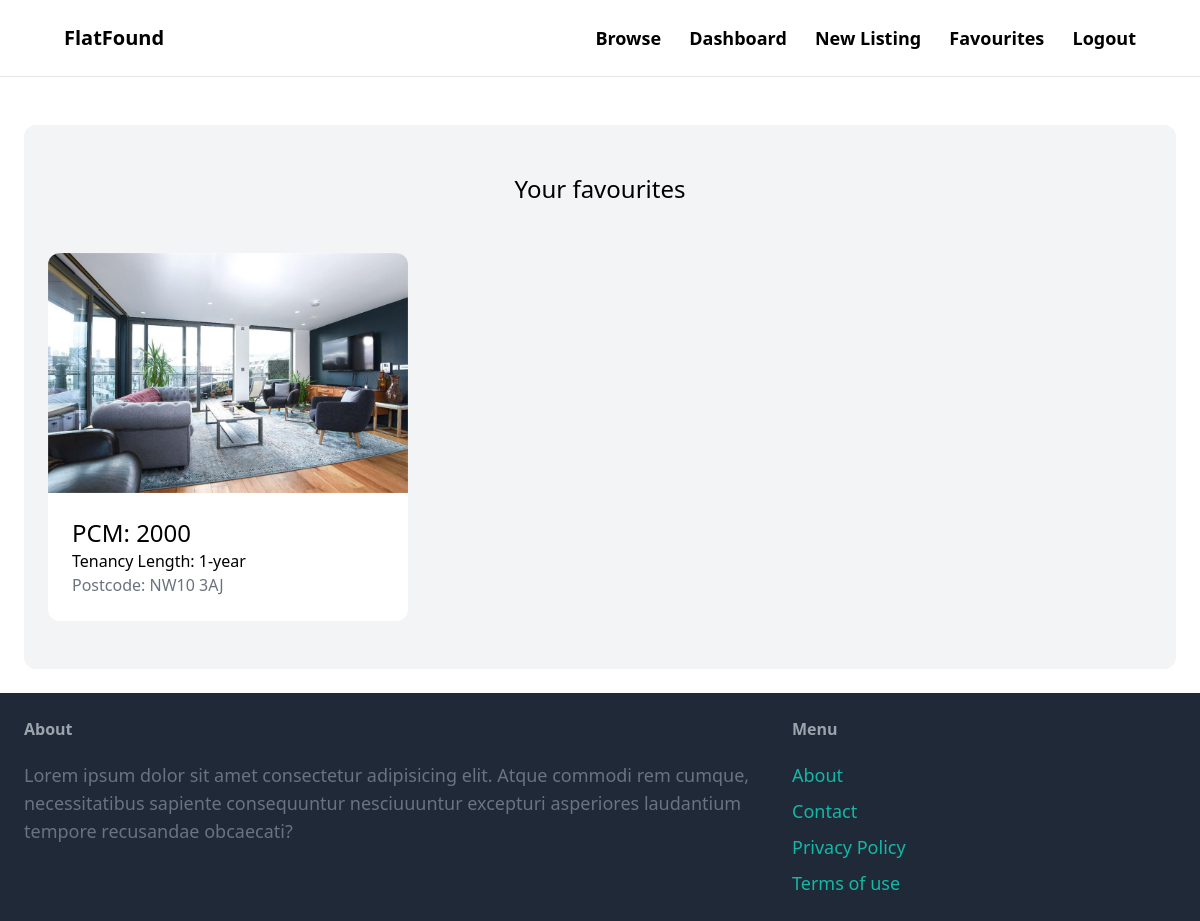
The page /properties/favourites/ (signed in) on the database as committed earlier.
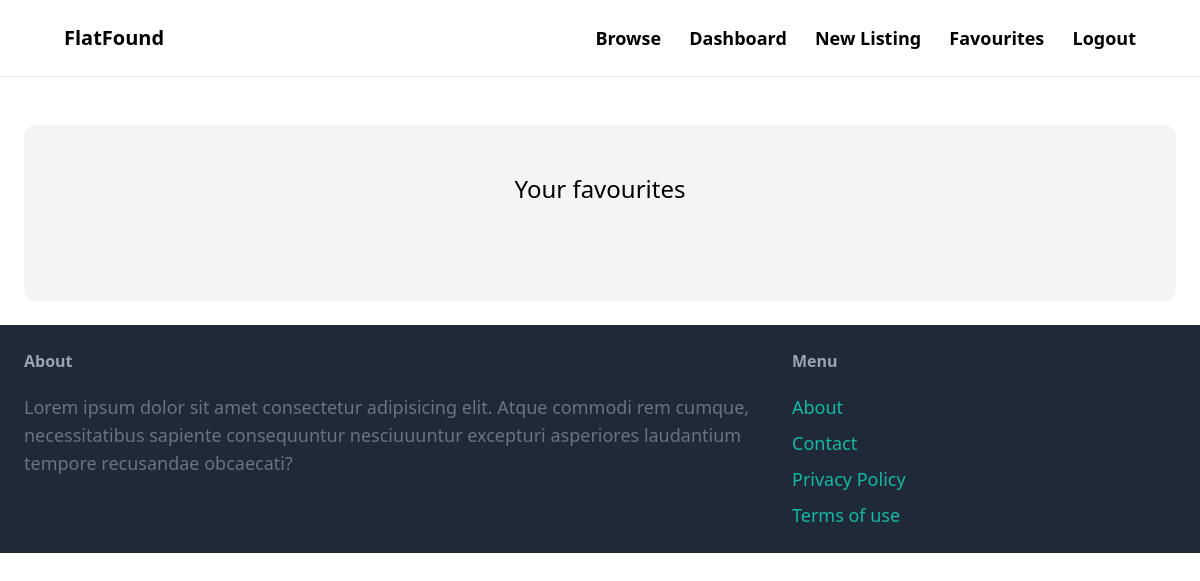
The same page on the database as committed later.
### property/models.py (models this page shows, shortened)
class Property(models.Model):
    category = models.ForeignKey(
        Category, related_name='properties', on_delete=models.CASCADE)
    price_pcm = models.IntegerField()
    ppw = models.FloatField()
    address = models.TextField(blank=True, null=True)
    postcode = models.TextField(blank=True, null=True)
    pet_friendly = models.BooleanField(blank=True, null=True)
    number_of_beds = models.IntegerField(blank=True, null=True)
    number_of_bathrooms = models.IntegerField(blank=True, null=True)
    description = models.TextField(blank=True, null=True)
    image = models.ImageField(upload_to='prop_images', blank=True, null=True)
    favourites = models.ManyToManyField(User, related_name='favourite', default=None, blank=True)
    created_by = models.ForeignKey(
        User, related_name='properties', on_delete=models.CASCADE)
    created_at = models.DateField(auto_now_add=True)

class Category(models.Model):
    name = models.CharField(max_length=255)
    class Meta:
        ordering = ('name',)
        verbose_name_plural = 'Categories'
    def __str__(self):
        return self.name  # Shows the name of property on admin page

### property/views.py (the view)
# urls.py: path('favourites/', views.favourite_list, name='favourite_list' ),
@login_required
def favourite_list(request):
    new = Property.objects.filter(favourites=request.user)
    return render(request,'property/favourites.html', {'new': new})

### property/templates/property/favourites.html (shortened to what this page needs)
{% extends 'core/base.html' %}
{% block content %}
<div class="mt-6 px-6 py-12 bg-gray-100 rounded-xl">
    <h2 class="mb-12 text-2xl text-center">Your favourites</h2>
    <div class="grid grid-cols-3 gap-3">
        {% for property in new %}
        <div>
            <a href="{% url 'property:detail' property.id %}">
                <div class="">
                    <img src="{{ property.image.url }}" alt="" class="rounded-t-xl">
                </div>
                <div class="p-6 bg-white rounded-b-xl">
                    <h2 class="text-2xl">PCM: {{property.price_pcm}} </h2>
                    <h2 class="text-1xl">Tenancy Length: {{property.category}} </h2>
                    <p class="text-gray-500">Postcode: {{property.postcode}}</p>
                </div>
            </a>
        </div>
        {% endfor %}
    </div>
</div>
{% endblock %}

Rows that differ between the two databases and show on the page:
removed Property: image (picture), price_pcm "2000", category "1-year", postcode "NW10 3AJ"
